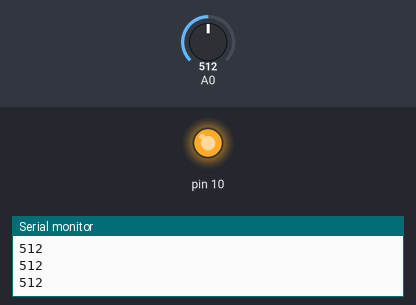
A sketch run on a simulated Arduino Uno, built with avr-gcc and run on an emulated ATmega328P. Shown: output pins drawn as LEDs (lit = HIGH), the last lines printed to the serial monitor. Inputs (shaded band) come from the test bench; at power-on: A0 = 512.

Above: at 1.3 s.
1.4 s: A0 set to 487
At 1.8 s:
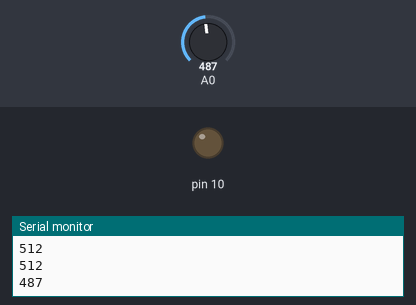
3.0 s: A0 set to 510
At 4.1 s:
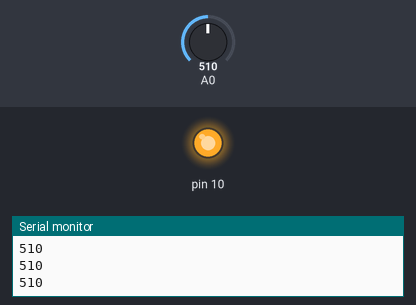
4.5 s: A0 set to 490
At 5.3 s:
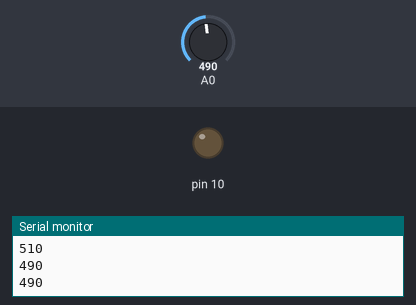
Timing chart, 0 to 7.5 s (numbered marks = the images above; inputs shaded):
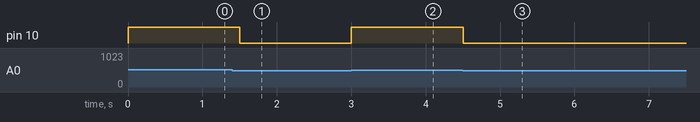

Measured:
- the behaviour switches between 501 and 500 on A0 (found by bisection; images 0 and 1)
- after the input at 1.4 s, pin 10: HIGH → LOW after 0.10 s
- after the input at 3.0 s, pin 10: LOW → HIGH at once
- after the input at 4.5 s, pin 10: HIGH → LOW at once

The sketch:

Automatic_Street_Light.ino
```cpp
int LDR_VAL = 0;

void setup() {
  pinMode(10, OUTPUT);
  Serial.begin(9600);
}

void loop() {
  LDR_VAL = analogRead(A0);

  Serial.println(LDR_VAL);

  if (LDR_VAL > 500) {
    digitalWrite(10, HIGH);
  }
  else {
    digitalWrite(10, LOW);
  }

  delay(500);
}
```
